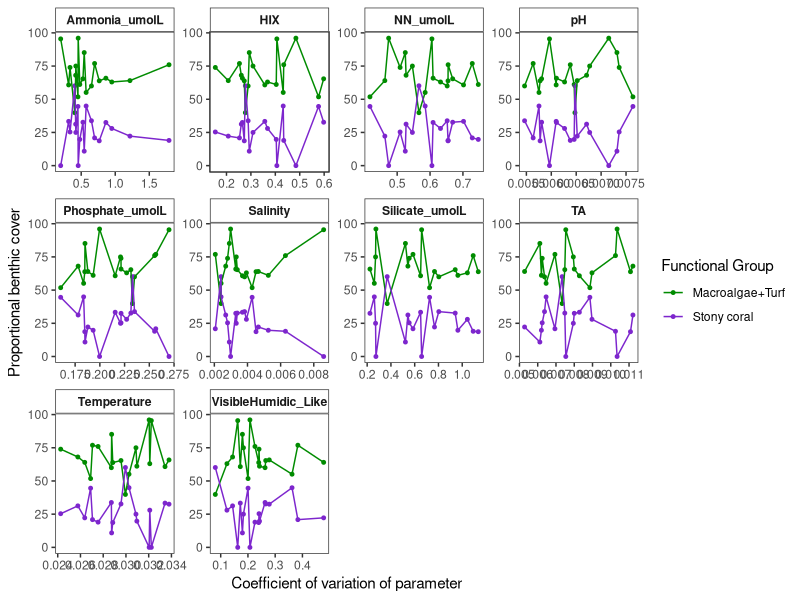
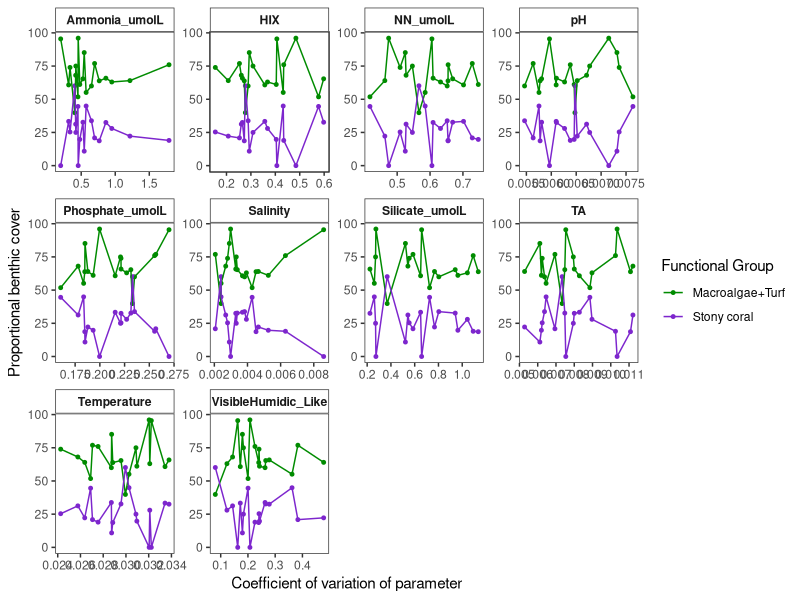

Recreate these plots in R, in order.
#### Examining composition and nutrient gradient to create and hone MBIO 610 model
####  of species cover through 2 species competition/interaction


##### LOAD LIBRARIES #####
library(tidyverse)
library(here)


##### READ IN DATA #####
meta <- read_csv(here("Data", "Full_Metadata.csv"))
comp <- read_csv(here("Data", "Species_Abundances_wide.csv"))
fe <- read_csv(here("Data", "Species_FE.csv"))
traits <- read_csv(here("Data", "Distinct_Taxa.csv"))
chem <- read_csv(here("Data", "Nutrients_Processed_All.csv"))



##### PROCESS & VIEW DATA #####

# which species are most abundant?
comp %>%
  pivot_longer(cols = 2:52, names_to = "Taxa", values_to = "pcover") %>%
  filter(pcover > 10) %>%
  count(Taxa)
# assumption affirmed: porites and turf/turb are the most common top species across reef

# alternative option: coral vs macroalgae: 2 functional group competition rather than 'species'
sub_comp <- comp %>%
  pivot_longer(cols = 2:52, names_to = "Taxa", values_to = "pcover") %>%
  left_join(traits) %>%
  group_by(CowTagID, Taxon_Group, Calcification) %>%
  summarise(mean = mean(pcover),
            sum = sum(pcover))

coral <- sub_comp %>%
  filter(Taxon_Group == "Cnidaria" &
           Calcification == "Hermatypic") %>%
  mutate(functional_group = "Stony Coral")


# check which cnidaria are still high % cover: anemone at 16% at one site and
#  discosoma at 10% another side, but mostly 0's or below 6%
# sub_comp %>%
#   filter(Taxon_Group == "Cnidaria" &
#            Calcification != "Hermatypic")
# View(comp %>%
#   pivot_longer(cols = 2:52, names_to = "Taxa", values_to = "pcover") %>%
#   left_join(traits) %>%
#   filter(Taxon_Group == "Cnidaria" &
#            Calcification != "Hermatypic")
#   )

# check other important groups
sub_comp %>%
  filter(Taxon_Group != "Cnidaria" &
           Taxon_Group != "Cyanobacteria")

## porifera might still be important? so maybe 3 way competition model? coral, macroalgae, sponges?
# eh highest per-site cover is 12% and all else are below 5% so many don't need to include?
sub_comp %>%
  filter(Taxon_Group == "Porifera")


algae <- sub_comp %>%
  filter(Taxon_Group != "Cnidaria" &
           Taxon_Group != "Cyanobacteria" &
           Taxon_Group != "Porifera") %>%
  mutate(functional_group = "ma_turf")


# combine coral and macroalgae/turf df
c.ma <- full_join(coral, algae) %>%
  ungroup() %>%
  select(-c(Taxon_Group, Calcification)) %>%
  group_by(CowTagID) %>%
  mutate(total_pcover = sum(sum)) %>%
  arrange(CowTagID) %>%
  ungroup() %>%
  group_by(CowTagID, functional_group) %>%
  mutate(sum_fg = sum(sum)) %>%
  distinct(CowTagID, functional_group, sum_fg, total_pcover) %>%
  ungroup()


# Process chem data
cv.chem <- chem %>%
  select(-c(Season, Maximum:CVSeasonal)) %>%
  distinct() %>%
  pivot_wider(names_from = Parameters, values_from = CVAll)


# join comp with chem
chem.comp <- c.ma %>%
  left_join(cv.chem) %>%
  select(-Location)


##### VISUALIZE RELATIONSHIPS #####
plot1 <- chem.comp %>%
  filter(CowTagID != "VSEEP") %>%
  select(-c(M_C, Tryptophan_Like, Tyrosine_Like)) %>%
  pivot_longer(cols = Salinity:VisibleHumidic_Like, names_to = "Parameters", values_to = "cv_values") %>%
  ggplot(aes(x = cv_values, y = sum_fg, group = functional_group, color = functional_group)) +
  geom_point(size = 1) +
  geom_line() +
  theme_bw() +
  theme(panel.grid = element_blank(),
        strip.background = element_rect(fill = "white"),
        strip.text = element_text(face = "bold")) +
  labs(x = "Coefficient of variation of parameter",
       y = "Proportional benthic cover",
       color = "Functional Group") +
  scale_color_manual(values = c("green4", "purple3"),
                     labels = c("Macroalgae+Turf", "Stony coral")) +
  facet_wrap(~Parameters, scales = "free")
plot1

ggsave(here("Output", "pCover_coral_algae_v_SGD_param.png"), plot1, device = "png", width = 8, height = 6)

# relationship between stony coral and macroalgae/turf
# high correlation!
anova(lm(data = c.ma, sum_fg ~functional_group))
# p ~ 3e-11
summary(lm(data = c.ma, sum_fg ~functional_group))
# r2 ~ 0.69

# save dataframe to use in python?
chem.comp.wide <- chem.comp %>%
  filter(CowTagID != "VSEEP") %>%
  mutate(functional_group = if_else(functional_group == "ma_turf", "Macroalgae+Turf", functional_group)) %>%
  select(-c(M_C, Tryptophan_Like, Tyrosine_Like))
write_csv(chem.comp.wide, here("Data", "coral_algae_pcover_sgd_param.csv"))


